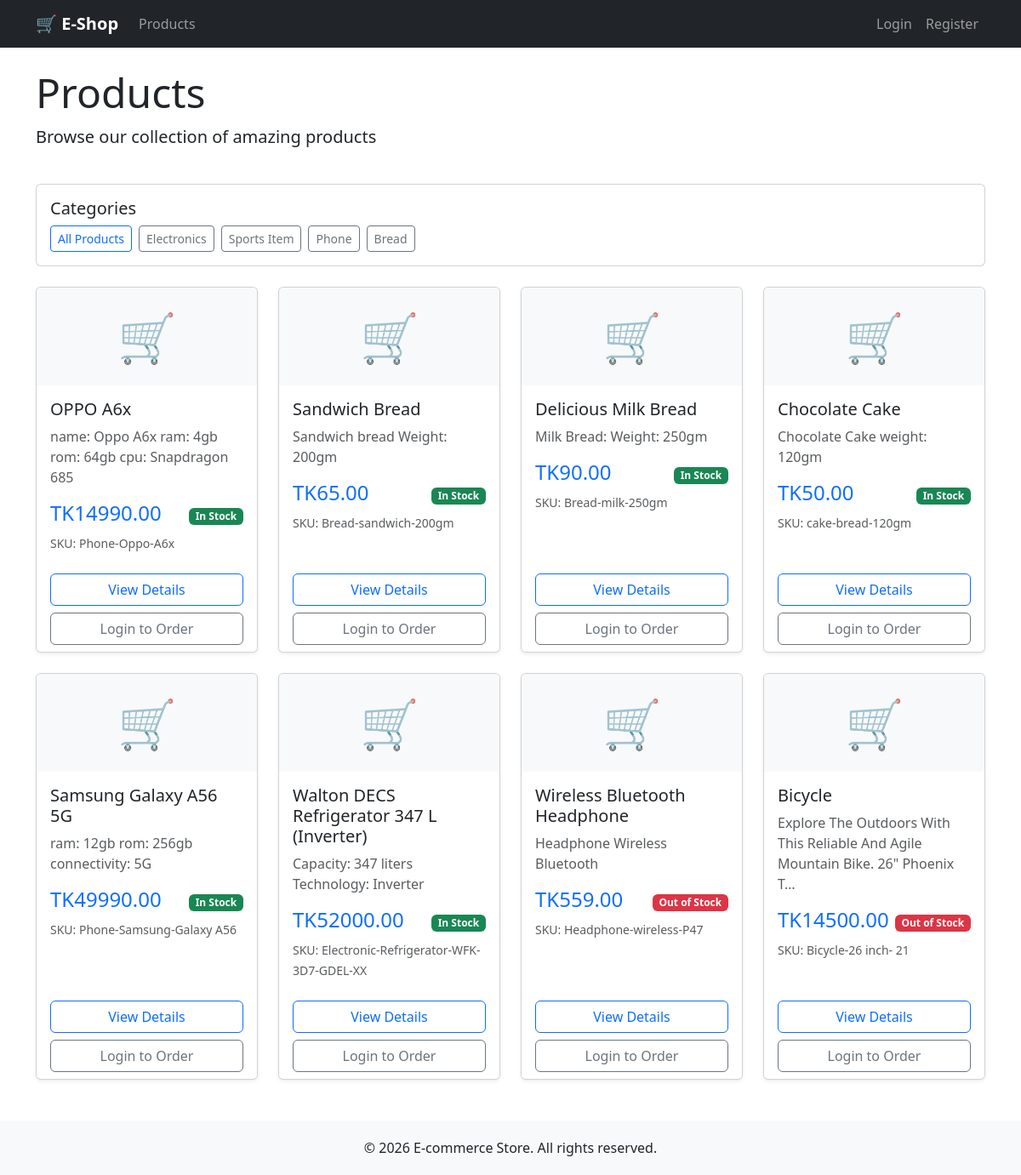
Screenshot of /products/ with the database file from the repository.
### products/models.py (models this page shows, shortened)
class Category(models.Model):
    name = models.CharField(max_length=100)
    parent = models.ForeignKey('self', on_delete=models.CASCADE,
                               null=True, blank=True, related_name='children')
    description = models.TextField(blank=True)
    created_at = models.DateTimeField(auto_now_add=True)

class Product(models.Model):
    STATUS_CHOICES = (
        ('active', 'Active'),
        ('inactive', 'Inactive'),
    )
    name = models.CharField(max_length=200)
    sku = models.CharField(max_length=50, unique=True)
    description = models.TextField()
    price = models.DecimalField(max_digits=10, decimal_places=2)
    stock = models.IntegerField(default=0)
    status = models.CharField(max_length=20, choices=STATUS_CHOICES, default='active')
    category = models.ForeignKey(Category, on_delete=models.SET_NULL,
                                 null=True, related_name='products')
    created_at = models.DateTimeField(auto_now_add=True)
    updated_at = models.DateTimeField(auto_now=True)

### products/views.py (the view)
# urls.py: path('', views.product_list, name='product_list'),
def product_list(request):
    products = Product.objects.filter(status='active')
    categories = Category.objects.all()
    return render(request, 'products/list.html', {
        'products': products,
        'categories': categories
    })

### products/templates/products/list.html (shortened to what this page needs)
{% extends 'base.html' %}
{% block content %}
<div class="row mb-4">
    <div class="col">
        <h1 class="display-5">Products</h1>
        <p class="lead">Browse our collection of amazing products</p>
    </div>
</div>
<div class="row mb-4">
    <div class="col">
        <div class="card">
            <div class="card-body">
                <h5 class="card-title">Categories</h5>
                <div class="d-flex flex-wrap gap-2">
                    <a href="{% url 'product_list' %}" class="btn btn-sm btn-outline-primary">All Products</a>
                    {% for category in categories %}
                    <a href="#" class="btn btn-sm btn-outline-secondary">{{ category.name }}</a>
                    {% endfor %}
                </div>
            </div>
        </div>
    </div>
</div>
<div class="row row-cols-1 row-cols-md-3 row-cols-lg-4 g-4">
    {% for product in products %}
    <div class="col">
        <div class="card h-100 shadow-sm">
            <div class="card-img-top bg-light text-center py-4">
                <div class="display-4 text-muted">🛒</div>
            </div>
            <div class="card-body">
                <h5 class="card-title">{{ product.name }}</h5>
                <p class="card-text text-muted">{{ product.description|truncatechars:80 }}</p>
                <div class="d-flex justify-content-between align-items-center">
                    <span class="h4 text-primary">TK{{ product.price }}</span>
                    <span class="badge bg-{% if product.stock > 10 %}success{% elif product.stock > 0 %}warning{% else %}danger{% endif %}">
                        {% if product.stock > 10 %}In Stock{% elif product.stock > 0 %}Low Stock{% else %}Out of Stock{% endif %}
                    </span>
                </div>
                <small class="text-muted">SKU: {{ product.sku }}</small>
            </div>
            <div class="card-footer bg-white border-top-0">
                <div class="d-grid gap-2">
                    <a href="{% url 'product_detail' product.id %}" class="btn btn-outline-primary">
                         View Details
                    </a>
                    {% if user.is_authenticated and product.stock > 0 %}
                    <form method="post" action="{% url 'create_order' %}">
                        {% csrf_token %}
                        <input type="hidden" name="product_{{ product.id }}" value="1">
                        <button type="submit" class="btn btn-primary">
                            <i class="bi bi-cart-plus"></i> Add to Order
                        </button>
                    </form>
                    {% elif not user.is_authenticated %}
                    <a href="{% url 'login' %}" class="btn btn-outline-secondary">
                         Login to Order
                    </a>
                    {% endif %}
                </div>
            </div>
        </div>
    </div>
    {% endfor %}
</div>
{% endblock %}

### templates/base.html (shortened to what this page needs)
<!DOCTYPE html>
<html lang="en">
<head>
    <link href="https://cdn.jsdelivr.net/npm/bootstrap@5.3.0/dist/css/bootstrap.min.css" rel="stylesheet">
</head>
<body>
    <nav class="navbar navbar-expand-lg navbar-dark bg-dark">
        <div class="container">
            <a class="navbar-brand" href="{% url 'product_list' %}">🛒 E-Shop</a>
            <div class="collapse navbar-collapse" id="navbarNav">
                <ul class="navbar-nav me-auto">
                    <li class="nav-item">
                        <a class="nav-link" href="{% url 'product_list' %}">Products</a>
                    </li>
                </ul>
                <ul class="navbar-nav">
                    {% if user.is_authenticated %}
                    <li class="nav-item dropdown">
                        <a class="nav-link dropdown-toggle" href="#" id="navbarDropdown" role="button" data-bs-toggle="dropdown">
                            👤 {{ user.username }}
                        </a>
                        <ul class="dropdown-menu">
                            <li><a class="dropdown-item" href="#">Profile</a></li>
                            <li><hr class="dropdown-divider"></li>
                            <li><a class="dropdown-item text-danger" href="{% url 'logout' %}">Logout</a></li>
                        </ul>
                    </li>
                    {% else %}
                    <li class="nav-item">
                        <a class="nav-link" href="{% url 'login' %}">Login</a>
                    </li>
                    <li class="nav-item">
                        <a class="nav-link" href="{% url 'register' %}">Register</a>
                    </li>
                    {% endif %}
                </ul>
            </div>
        </div>
    </nav>
    <main class="container my-4">
        {% block content %}{% endblock %}
    </main>
    <footer class="footer mt-5">
        <div class="container text-center">
            <p class="mb-0">© 2026 E-commerce Store. All rights reserved.</p>
        </div>
    </footer>
</body>
</html>

### templates/base.html (style rules this page uses)
.navbar-brand { font-weight: bold; }
.card { transition: transform 0.2s; }
.footer { background-color: #f8f9fa; padding: 20px 0; margin-top: 40px; }

### rows the page displays
Category: name "Electronics"
Category: name "Sports Item"
Category: name "Phone"
Category: name "Bread"
Product: name "OPPO A6x", description "name: Oppo A6x ram: 4gb rom: 64gb cpu: Snapdragon 685", price "14990.00", stock "In Stock", sku "Phone-Oppo-A6x"
Product: name "Sandwich Bread", description "Sandwich bread Weight: 200gm", price "65.00", stock "In Stock", sku "Bread-sandwich-200gm"
Product: name "Delicious Milk Bread", description "Milk Bread: Weight: 250gm", price "90.00", stock "In Stock", sku "Bread-milk-250gm"
Product: name "Chocolate Cake", description "Chocolate Cake weight: 120gm", price "50.00", stock "In Stock", sku "cake-bread-120gm"
Product: name "Samsung Galaxy A56 5G", description "ram: 12gb rom: 256gb connectivity: 5G", price "49990.00", stock "In Stock", sku "Phone-Samsung-Galaxy A56"
Product: name "Walton DECS Refrigerator 347 L (Inverter)", description "Capacity: 347 liters Technology: Inverter", price "52000.00", stock "In Stock", sku "Electronic-Refrigerator-WFK-3D7-GDEL-XX"
Product: name "Wireless Bluetooth Headphone", description "Headphone Wireless Bluetooth", price "559.00", stock "Out of Stock", sku "Headphone-wireless-P47"
Product: name "Bicycle", description "Explore The Outdoors With This Reliable And Agile Mountain Bike. 26\" Phoenix T…", price "14500.00", stock "Out of Stock", sku "Bicycle-26 inch- 21"
